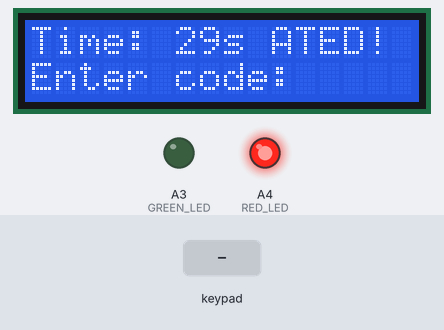
A sketch run on a simulated Arduino Uno, built with avr-gcc and run on an emulated ATmega328P. Parts: 16×2 character LCD, output pins drawn as LEDs (lit = HIGH). Inputs (shaded band) come from the test bench.

Above: at 1.2 s.
1.3 s: keypad keys 6 7 8 9 # pressed 0.4 s apart
At 1.5 s:
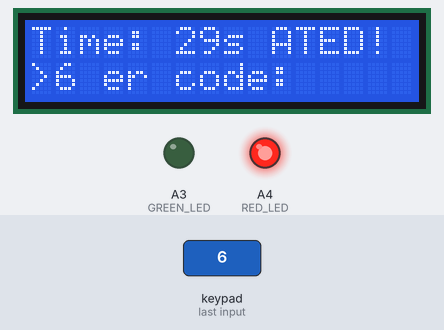
At 3.8 s:
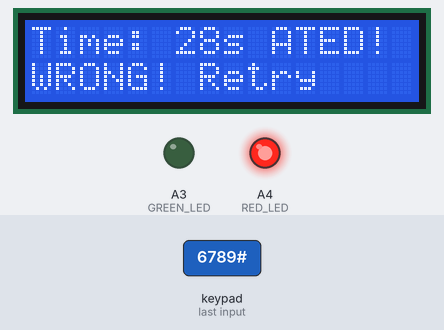
4.8 s: keypad keys 1 2 3 4 # pressed 0.4 s apart
At 7.0 s:
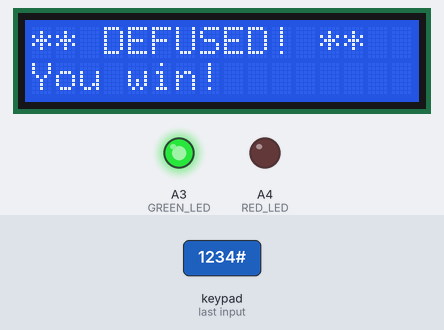
Timing chart, 0 to 8.5 s (numbered marks = the images above; inputs shaded):
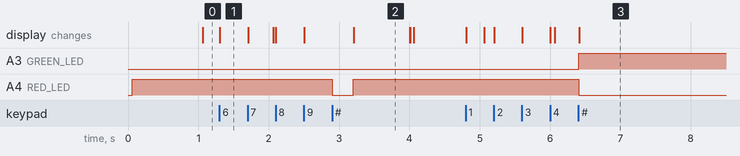

The sketch:

main.ino
```cpp
#include <Keypad.h>
#include <LiquidCrystal.h>

LiquidCrystal lcd(A0, A1, 10, 11, 12, 13);

const byte ROWS = 4, COLS = 4;
char keys[ROWS][COLS] = {
{'1','2','3','A'},
{'4','5','6','B'},
{'7','8','9','C'},
{'*','0','#','D'}
};
byte rowPins[ROWS] = {6,7,8,9};
byte colPins[COLS] = {2,3,4,5};
Keypad keypad = Keypad(makeKeymap(keys), rowPins, colPins, ROWS, COLS);

const int RED_LED = A4;
const int GREEN_LED = A3;
const String SECRET_CODE = "1234";
const int TIME_LIMIT = 30;

String enteredCode = "";
unsigned long startTime;
bool gameOver = false;
int lastSecond = -1;

void setup() {
lcd.begin(16, 2);
pinMode(RED_LED, OUTPUT);
pinMode(GREEN_LED, OUTPUT);
digitalWrite(RED_LED, HIGH);
digitalWrite(GREEN_LED, LOW);
startTime = millis();
lcd.print("BOMB ACTIVATED!");
lcd.setCursor(0, 1);
lcd.print("Enter code: ");
}

void loop() {
if (gameOver) return;

int remaining = TIME_LIMIT - (millis() - startTime) / 1000;

if (remaining != lastSecond) {
lastSecond = remaining;
lcd.setCursor(0, 0);
lcd.print("Time: ");
lcd.print(remaining);
lcd.print("s ");
}

if (remaining <= 0) {
explode();
return;
}

char key = keypad.getKey();
if (key) {
if (key == '#') {
checkCode();
} else if (key == '*') {
enteredCode = "";
lcd.setCursor(0, 1);
lcd.print("Enter code: ");
} else if (enteredCode.length() < 4) {
enteredCode += key;
lcd.setCursor(0, 1);
lcd.print(">" + enteredCode + " ");
}
}
}

void checkCode() {
if (enteredCode == SECRET_CODE) {
defused();
} else {
enteredCode = "";
digitalWrite(RED_LED, LOW);
delay(300);
digitalWrite(RED_LED, HIGH);
lcd.setCursor(0, 1);
lcd.print("WRONG! Retry ");
delay(800);
lcd.setCursor(0, 1);
lcd.print("Enter code: ");
}
}

void explode() {
gameOver = true;
digitalWrite(RED_LED, HIGH);
digitalWrite(GREEN_LED, LOW);
lcd.clear();
lcd.print("** BOOM! **");
lcd.setCursor(0, 1);
lcd.print("GAME OVER!");
}

void defused() {
gameOver = true;
digitalWrite(RED_LED, LOW);
digitalWrite(GREEN_LED, HIGH);
lcd.clear();
lcd.print("** DEFUSED! **");
lcd.setCursor(0, 1);
lcd.print("You win!");
}
```

Measured:
- after the input at 1.3 s, A4 (RED_LED): HIGH → LOW after 1.6 s, → HIGH 0.30 s later; the display: changes at once (image 1)
- after the input at 4.8 s, A3 (GREEN_LED): LOW → HIGH after 1.6 s; A4 (RED_LED): HIGH → LOW after 1.6 s; the display: first changes at once (image 3 shows a later state)
- what the display in image 2 shows lasts 0.8 s, from 3.2 s to 4.0 s
